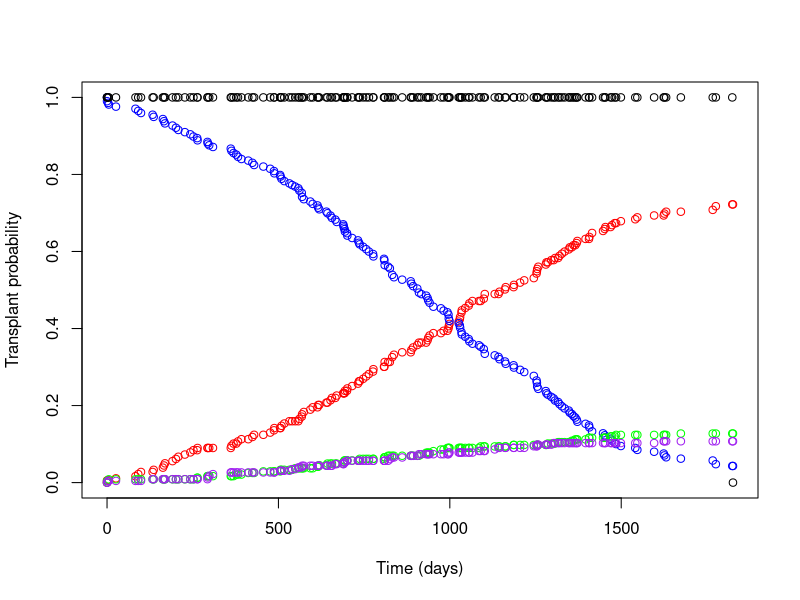

Generate this figure with R:
#work for kidney#

## Set work area/libname ##
setwd("F:\\Shared\\Organ Utilisation\\Winton Centre\\Kidney CR\\R work")

## Import data ##
survdata <- read.csv("kid_wlist.csv",fileEncoding = 'UTF-8-BOM')
param <- read.csv("kid_waitlist_params.csv")
attach(survdata)
attach(param)

## Check data ##
head(survdata)
head(param)


##Check baseline ##

## Adjusted capH will be - log(tx_surv) * exp(XB) ##

## Calculate cumulative hazard for each term ##
capHtx <- -log(tx_surv)
capHrem <- -log(rem_surv)
capHdth <- -log(dth_surv)

basehaz <- data.frame(survdata, capHtx, capHrem, capHdth)

head(basehaz)

#Start with Belfast #
bel <- basehaz[rec_unit=="Belfast",]


dim(bel)[1]

capS <- numeric(length = dim(bel)[1])
capS[1] <- 1
capF_tx <- numeric(length = dim(bel)[1])
capF_tx[1] <- 0
capF_rem <- numeric(length = dim(bel)[1])
capF_rem[1] <- 0
capF_dth <- numeric(length = dim(bel)[1])
capF_dth[1] <- 0

p_tx <- numeric(length = dim(bel)[1])
p_tx[1] <- 0
p_rem <- numeric(length = dim(bel)[1])
p_rem[1] <- 0
p_dth <- numeric(length = dim(bel)[1])
p_dth[1] <- 0

h_tx <- numeric(length = dim(bel)[1])
h_tx[1] <- 0
h_rem <- numeric(length = dim(bel)[1])
h_rem[1] <- 0
h_dth <- numeric(length = dim(bel)[1])
h_dth[1] <- 0

test <- numeric(length = dim(bel)[1])
test[1] <- 0


for (i in 1:(dim(bel)[1]-1)){
  h_tx[i] <- bel$capHtx[i+1] - bel$capHtx[i]
  p_tx[i] <- h_tx[i] * capS[i]
  capF_tx[i+1] <- capF_tx[i] + p_tx[i]
  
  h_rem[i] <- bel$capHrem[i+1] - bel$capHrem[i]
  p_rem[i] <- h_rem[i] * capS[i]
  capF_rem[i+1] <- capF_rem[i] + p_rem[i]
  
  h_dth[i] <- bel$capHdth[i+1] - bel$capHdth[i]
  p_dth[i] <- h_dth[i] * capS[i]
  capF_dth[i+1] <- capF_dth[i] + p_dth[i]
  
  capS[i+1] <- capS[i] - p_tx[i] - p_rem[i] - p_dth [i]
  
  test[i] <- capS[i] + capF_rem[i] + capF_tx[i] + capF_dth[i]
  
}

plot(y = capF_tx, x = bel$time, ylab = "Transplant probability", xlab = "Time (days)", ylim = c(0, 1), col = "red")
points(y = capS, x = bel$time, col = "blue")
points(y = capF_rem, x = bel$time, col="green")
points(y = capF_dth, x = bel$time, col = "purple")

#plot(y = capS, x = bel$time, ylab = "Overall survival", xlab = "Time (days)", ylim = c(0, 1))
#plot(y = capF_rem, x = bel$time, ylab = "Removal probability", xlab = "Time (days)", ylim = c(0, 1))


points(y = test, x = bel$time, col="black")

